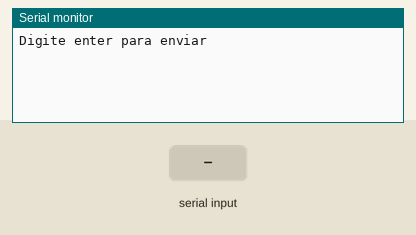
Bench run of a sketch on a simulated Arduino Uno, built with avr-gcc and run on an emulated ATmega328P. On the bench: the last lines printed to the serial monitor. The test bench sets the inputs (shaded band).

Above: at 1.2 s.
1.3 s: "1\n" received over Serial
At 1.41 s:
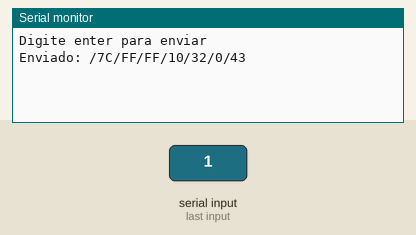
At 2.1 s:
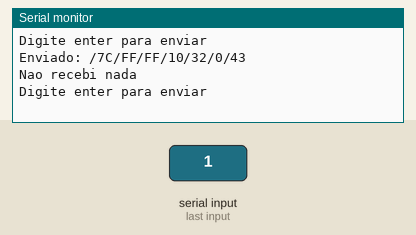

The sketch:

arduino-antena-passivo.ino
```cpp
#include <SoftwareSerial.h>

uint8_t rx_pin = 7;
uint8_t tx_pin = 6;

SoftwareSerial antena(rx_pin, tx_pin, false);

void setup() {
    Serial.begin(9600);
    antena.begin(9600);

    while (!Serial) {}
    while (!antena) {}
}

void printBytes(uint8_t* bs, size_t sz) {
    for (size_t i = 0; i < sz; i++) {
        Serial.print("/"); Serial.print(bs[i], HEX);
    }
    Serial.println();
}

#define MAX_BYTES 100

void loop() {
    Serial.println("Digite enter para enviar");

    while (true) {
        if (Serial.available() && Serial.read() == '\n') {
            break;
        }
    }

    // Enviar
    {
        uint8_t envio[] = {0x7c, 0xff, 0xff, 0x10, 0x32, 0x00, 0x43};

        size_t sz = 7;

        for (size_t i = 0; i < sz; i++) {
            antena.write(envio[i]);
        }

        Serial.print("Enviado: ");
        printBytes(envio, sz);
    }

    delay(100);

    // Receber
    if (antena.available() == 0) {
        Serial.println("Nao recebi nada");
    } else {
        uint8_t recebido[MAX_BYTES];

        size_t sz = 0;
        while (antena.available()) {
            recebido[sz] = antena.read();
            sz++;
        }

        Serial.print("Recebido: ");
        printBytes(recebido, sz);
    }

    Serial.println("");
}
```

Measured:
- after the input at 1.3 s, the serial monitor: prints a new line at once (image 1)
